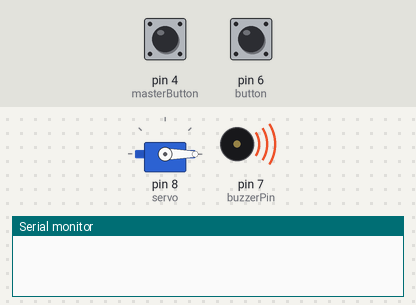
Recording of a sketch running on a simulated Arduino Uno, built with avr-gcc and run on an emulated ATmega328P. On the bench: servo, buzzer (waves = sounding), the last lines printed to the serial monitor. The test bench sets the inputs (shaded band); at power-on: pin 4 (masterButton) LOW, pin 6 (button) LOW. The local clock reads 2024-03-15 10:24:30 at power-on unless the sketch sets it.

Above: at 0.1 s.
At 2.1 s:
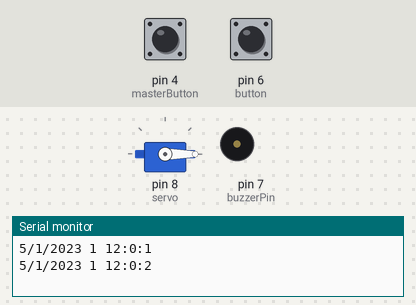
At 60.3 s:
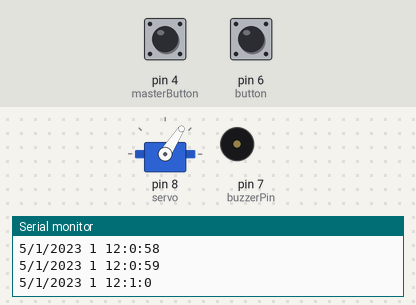
At 127.6 s:
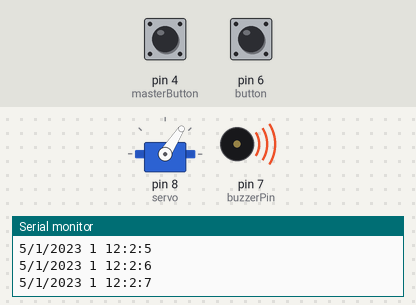
Timing chart, 0 to 130.0 s (numbered marks = the images above):
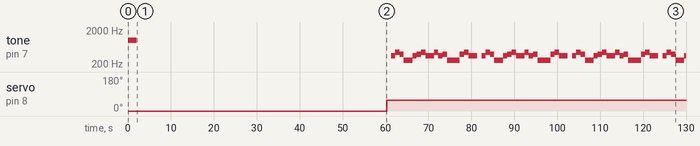

Measured:
- by itself, servo on pin 8 (servo): 0° → 57° at 60.3 s
- by itself, tone on pin 7 (buzzerPin): plays 1000 Hz for 2.0 s, 349 Hz for 1.0 s, 440 Hz for 1.0 s, 392 Hz for 1.0 s, 261 Hz for 2.0 s, 349 Hz for 1.0 s … (54 notes in this stretch)

The sketch:

CitrusHack2023.ino
```cpp
#include <Servo.h>
#include <RTClib.h>
#include <IRremote.h>
#define IR_RECEIVE_PIN 5
#define IR_BUTTON_1 12
#define IR_BUTTON_2 24
#define IR_BUTTON_3 94
#define IR_BUTTON_4 8
#define IR_BUTTON_5 28
#define IR_BUTTON_6 90
#define IR_BUTTON_7 66
#define IR_BUTTON_8 82
#define IR_BUTTON_9 74
#define IR_BUTTON_0 22
#define IR_BUTTON_POWER 69

Servo servo;
RTC_DS3231 rtc;

int buzzerPin = 7;
int button = 6;
int masterButton = 4;

int angle = 0;
int musicCounter = 0;
int time = 0;

int scheduledTimeHour[10];
int scheduledTimeMinute[10];


void MasterRemote(int command) {
  switch (command) {
    case IR_BUTTON_0:
      servo.write(0);
      break;
    case IR_BUTTON_1:
      servo.write(25);
      break;
    case IR_BUTTON_2:
      servo.write(57);
      break;
    case IR_BUTTON_3:
      servo.write(78);
      break;
    case IR_BUTTON_4:
      servo.write(110);
      break;
    case IR_BUTTON_5:
      servo.write(135);
      break;
    case IR_BUTTON_6:
      servo.write(160);
      break;
    case IR_BUTTON_7:
      servo.write(270);
      break;
    default:
      break;
  }
}

void PlayMusic() {
  switch (musicCounter) {
    case 0:
      tone(buzzerPin, 349.23, 1000);  // F4
      break;
    case 1:
      tone(buzzerPin, 440, 1000);  // A4
      break;
    case 2:
      tone(buzzerPin, 392, 1000);  // G4
      break;
    case 3:
      tone(buzzerPin, 261.63, 2000);  // C4
      break;
    case 5:
      tone(buzzerPin, 349.23, 1000);  // F4
      break;
    case 6:
      tone(buzzerPin, 392, 1000);  // G4
      break;
    case 7:
      tone(buzzerPin, 440, 1000);  // A4
      break;
    case 8:
      tone(buzzerPin, 349.23, 2000);  // F4
      break;
    case 10:
      tone(buzzerPin, 440, 1000);  // A4
      break;
    case 11:
      tone(buzzerPin, 349.23, 1000);  // F4
      break;
    case 12:
      tone(buzzerPin, 392, 1000);  // G4
      break;
    case 13:
      tone(buzzerPin, 261.63, 2000);  // C4
      break;
    case 15:
      tone(buzzerPin, 261.63, 1000);  // C4
      break;
    case 16:
      tone(buzzerPin, 392, 1000);  // G4
      break;
    case 17:
      tone(buzzerPin, 440, 1000);  // A4
      break;
    case 18:
      tone(buzzerPin, 349.23, 2000);  // F4
      break;
    case 20:
      noTone(buzzerPin);
      musicCounter = -1;
    default:
      break;
  }
}

enum hardware_States { H_INIT,
                       H_Idle,
                       H_TimeT,
                       H_Buzz } h_state;

void H_Tick() {
  DateTime rtcTime = rtc.now();
  switch (h_state) {
    case H_INIT:
      h_state = H_Idle;
      break;
    case H_Idle:
      // for(int i = 0; i < 10; ++i)
      // {
      //   if(rtcTime.hour() == scheduledTimeHour[i] && rtcTime.minute() == scheduledTimeMinute[i] && rtcTime.second() == 0)
      //   {
      //     h_state = H_TimeT;
      //   }
      // }
      if (rtcTime.second() == 0) {
        h_state = H_TimeT;
      } else {
        h_state = H_Idle;
      }
      break;
  }
  switch (h_state) {
    case H_INIT:
      break;
    case H_Idle:
      break;
    case H_TimeT:
      h_state = H_Buzz;
      switch (rtcTime.dayOfTheWeek()) {
        case 0:
          servo.write(25);
          break;
        case 1:
          servo.write(57);
          break;
        case 2:
          servo.write(78);
          break;
        case 3:
          servo.write(110);
          break;
        case 4:
          servo.write(135);
          break;
        case 5:
          servo.write(160);
          break;
        case 6:
          servo.write(270);
          break;
        default:
          break;
      }
      break;
    case H_Buzz:
      PlayMusic();
      musicCounter = musicCounter + 1;
      if (digitalRead(button) == HIGH) {
        h_state = H_Idle;
        servo.write(0);
        musicCounter = 0;
        rtc.adjust(DateTime(rtcTime.year(), rtcTime.month(), rtcTime.day() + 1, rtcTime.twelveHour(), rtcTime.minute(), rtcTime.second())); //Will not adjust rtc in real enviornment, just for demo purposes
      }
      break;
    default:
      break;
  }
}

void setup() {
  Serial.begin(9600);
  servo.attach(8);
  servo.write(angle);
  pinMode(buzzerPin, OUTPUT);
  tone(buzzerPin, 1000, 2000);
  rtc.begin();
  IrReceiver.begin(IR_RECEIVE_PIN);
  rtc.adjust(DateTime(2023, 5, 1, 12, 0, 0));
  h_state = H_INIT;
}
void loop() {

    H_Tick();
    delay(1000);

  if(digitalRead(masterButton) == HIGH)
  {
    bool done = false;
    bool wait = true;
    IrReceiver.begin(IR_RECEIVE_PIN);
    while(!done)
    {
      if (IrReceiver.decode()) {
       int command = IrReceiver.decodedIRData.command;
       Serial.println(command);
       MasterRemote(command);
       IrReceiver.resume();
      }
      if(wait && digitalRead(masterButton) == LOW)
      {
        wait = false;
      }
      if(!wait && digitalRead(masterButton) == HIGH)
      {
        done = true;
      }
    }
  }

  //Serial.println(h_state);

  DateTime rtcTime = rtc.now();

  int ss = rtcTime.second();
  int mm = rtcTime.minute();
  int hh = rtcTime.twelveHour();
  int DD = rtcTime.dayOfTheWeek();
  int dd = rtcTime.day();
  int MM = rtcTime.month();
  int yyyy = rtcTime.year();

  Serial.print(MM);
  Serial.print("/");
  Serial.print(dd);
  Serial.print("/");
  Serial.print(yyyy);
  Serial.print(" ");
  Serial.print(DD);
  Serial.print(" ");
  Serial.print(hh);
  Serial.print(":");
  Serial.print(mm);
  Serial.print(":");
  Serial.print(ss);
  Serial.print("\n");
}

//References for servo motor and RTC
//Gotten from research online

// scan from 0 to 180 degrees
// for(angle = 0; angle < 200; angle++)
// {
//   servo.write(angle);
//   delay(15);
// }
// // now scan back from 180 to 0 degrees
// for(angle = 200; angle > 0; angle--)
// {
//   servo.write(angle);
//   delay(15);
// }
// DateTime rtcTime = rtc.now();

// int ss = rtcTime.second();
// int mm = rtcTime.minute();
// int hh = rtcTime.twelveHour();
// int DD = rtcTime.dayOfTheWeek();
// int dd = rtcTime.day();
// int MM = rtcTime.month();
// int yyyy = rtcTime.year();

// Serial.print(MM);
// Serial.print("/");
// Serial.print(dd);
// Serial.print("/");
// Serial.print(yyyy);
// Serial.print(" ");
// Serial.print(DD);
// Serial.print(" ");
// Serial.print(hh);
// Serial.print(":");
// Serial.print(mm);
// Serial.print(":");
// Serial.print(ss);
// Serial.print("\n");
// delay(1000);
```
